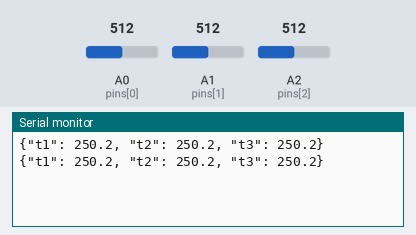
A sketch run on a simulated Arduino Uno, built with avr-gcc and run on an emulated ATmega328P. On the bench: the last lines printed to the serial monitor. The inputs (shaded band) are chosen by the test bench; at power-on: A0 (pins[0]) = 512, A1 (pins[1]) = 512, A2 (pins[2]) = 512.

Above: at 1.8 s.
1.9 s: A0 (pins[0]) set to 716
At 2.8 s:
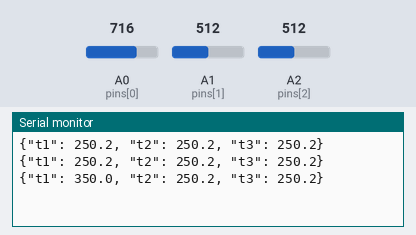
3.4 s: A1 (pins[1]) set to 716
At 4.6 s:
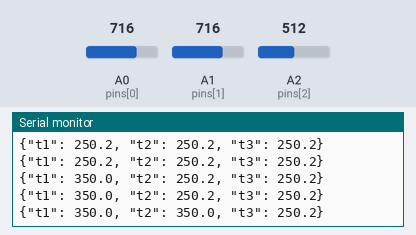
4.9 s: A2 (pins[2]) set to 716
At 5.4 s:
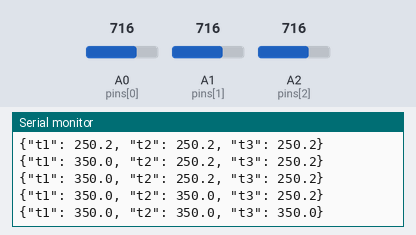
6.4 s: A0 (pins[0]) set to 900
At 7.7 s:
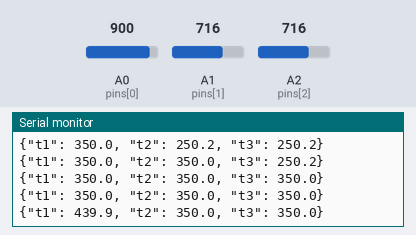
7.9 s: A1 (pins[1]) set to 900
At 8.8 s:
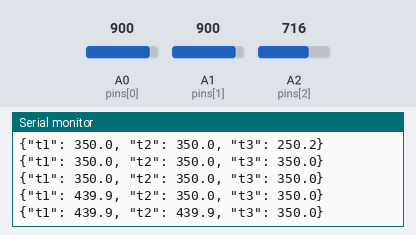
9.4 s: A2 (pins[2]) set to 900
At 10.7 s:
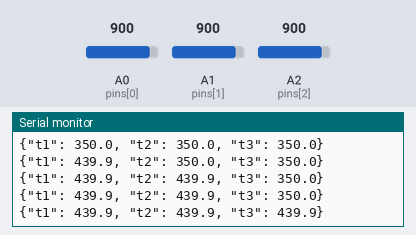
Timing chart, 0 to 11.9 s (numbered marks = the images above; inputs shaded):
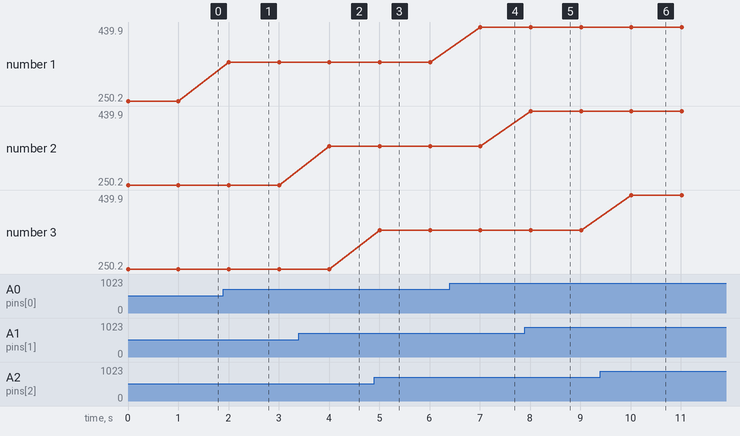

The sketch:

LM35_TempReader.ino
```cpp
// Phần khai báo: Giữ mảng 3 chân của SV A ---
const int pins[] = {A0, A1, A2};
int adcValues[3];
float nhietDo[3];

void setup() {
  Serial.begin(9600);
}

void loop() {
  // Phần xử lý: Dùng vòng lặp của SV A để đọc cả 3 kênh ---
  for (int i = 0; i < 3; i++) {
    adcValues[i] = analogRead(pins[i]);
    nhietDo[i] = (adcValues[i] * 500.0) / 1023.0;
  }

  // Phần xuất dữ liệu: Dùng định dạng JSON của SV B nhưng thêm kênh t3 ---
  Serial.print("{");
  Serial.print("\"t1\": "); Serial.print(nhietDo[0], 1);
  Serial.print(", \"t2\": "); Serial.print(nhietDo[1], 1);
  Serial.print(", \"t3\": "); Serial.print(nhietDo[2], 1);
  Serial.println("}");

  delay(1000);
}
```

Measured:
- after the input at 1.9 s, the serial monitor: prints a new line after 0.10 s (image 1)
- after the input at 3.4 s, the serial monitor: prints a new line after 0.61 s (image 2)
- after the input at 4.9 s, the serial monitor: prints a new line after 0.11 s (image 3)
- after the input at 6.4 s, the serial monitor: prints a new line after 0.61 s (image 4)
- after the input at 7.9 s, the serial monitor: prints a new line after 0.11 s (image 5)
- after the input at 9.4 s, the serial monitor: prints a new line after 0.62 s (image 6)
- plotted number 1: 250.2 → 350 after the input at 1.9 s, 350 → 439.9 after the input at 6.4 s
